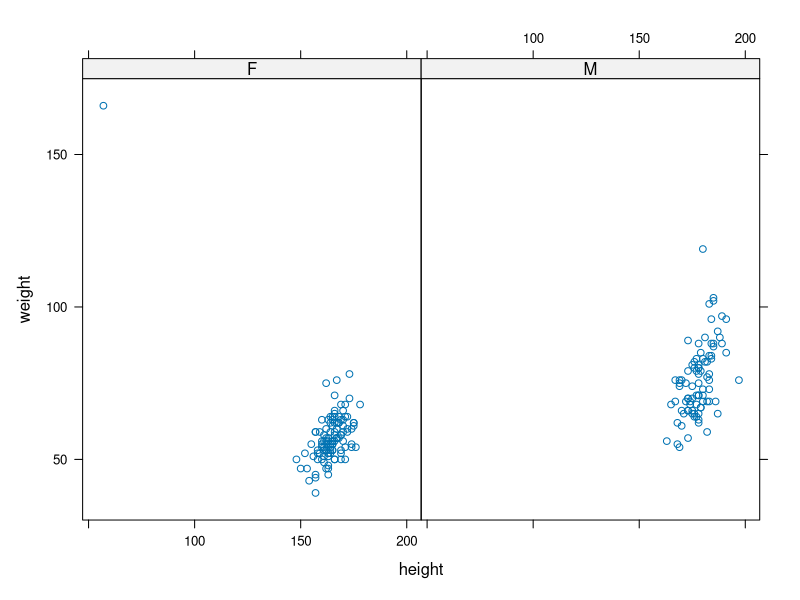
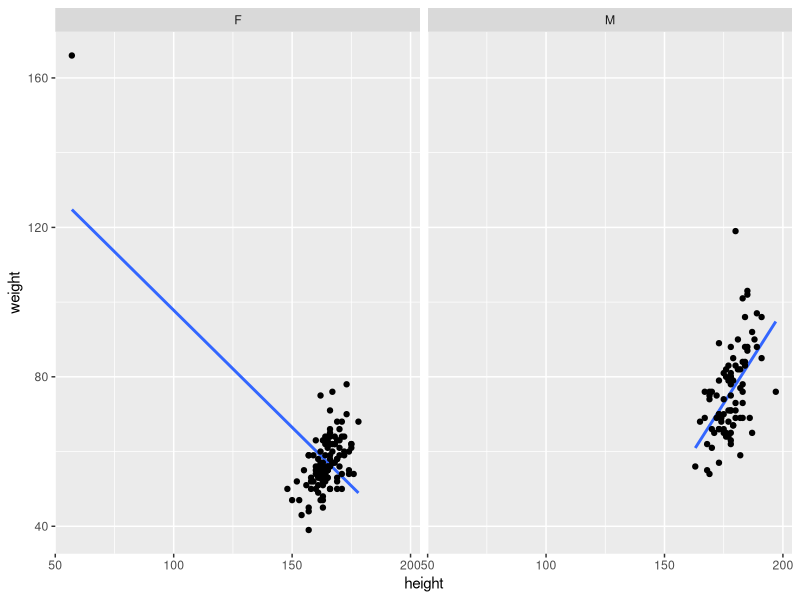
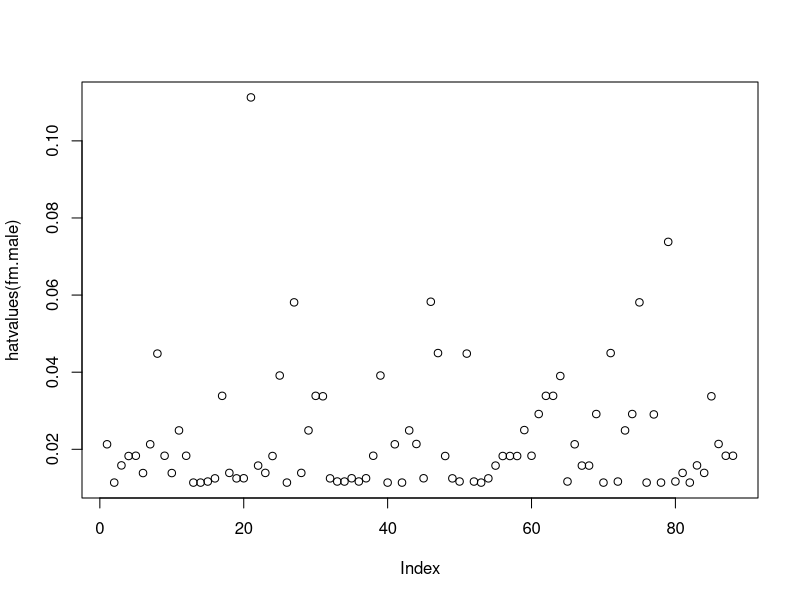
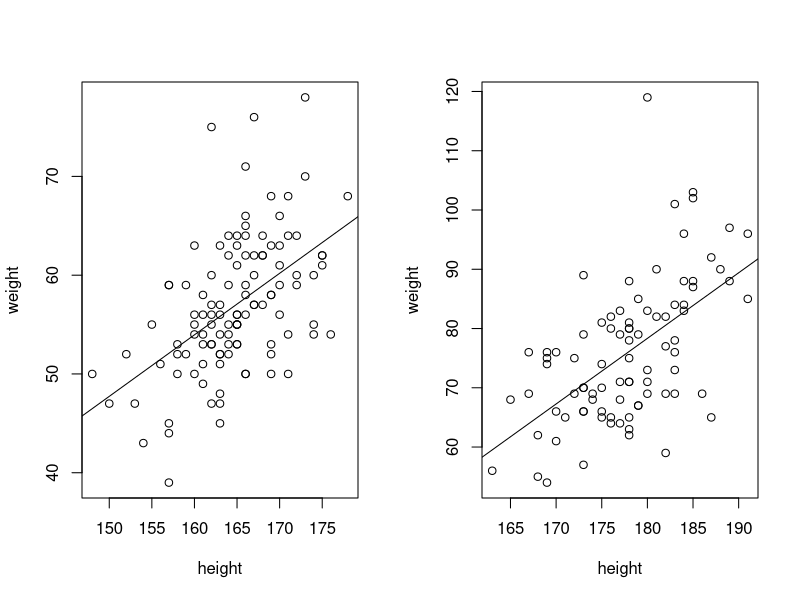
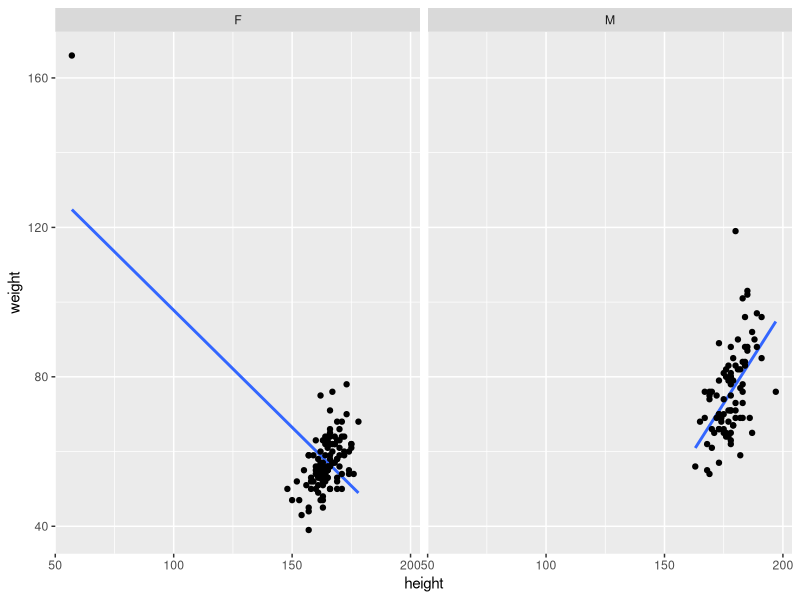
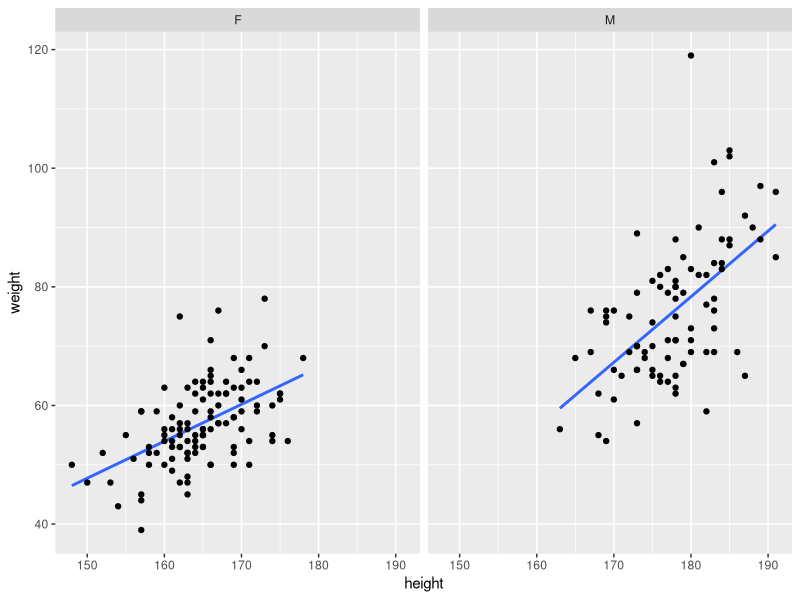

Reproduce these figures in R, in order.
hwdata <-
  data.frame(sex = c("F","F","M","F","F","F","M","F","M","F","F","M","F","M","M","M","F","F","F","M","F","M","M","F","M","F","F","M","M","M","M","F","M","M","F","F","F","M","F","M","M","M","F","M","F","M","F","F","F","M","F","F","M","M","F","F","F","M","M","F","F","F","M","M","M","M","M","M","M","M","F","F","F","M","F","F","F","M","F","M","F","F","M","M","M","M","F","F","F","M","M","F","M","F","M","F","F","F","M","F","M","F","F","F","F","M","F","F","M","M","M","M","M","M","F","F","F","M","F","M","F","F","M","M","F","F","M","F","F","M","F","F","M","M","F","F","F","M","F","M","M","M","F","F","F","F","F","F","M","M","F","M","F","F","F","F","F","M","M","F","F","M","F","F","F","F","F","F","F","M","F","F","F","M","F","M","F","F","M","M","F","F","F","M","M","F","M","F","F","M","F","F","M","M","M","F","F","F","M","M"),
             weight = c(54,54,88,51,53,68,71,56,69,57,61,84,50,89,90,83,61,62,51,97,64,66,82,66,102,60,56,79,80,80,67,43,71,76,166,52,50,65,55,83,80,76,53,59,62,70,63,47,53,76,64,52,62,62,55,58,54,85,81,50,47,47,87,74,65,119,64,85,64,71,59,58,64,65,70,58,55,66,56,55,52,57,88,84,78,103,61,57,52,69,82,54,68,75,69,64,56,45,73,52,73,59,49,63,59,68,60,55,88,67,65,69,77,69,53,62,58,101,50,78,39,54,65,70,50,76,61,52,50,75,62,53,54,90,56,54,59,79,56,96,82,69,68,62,64,56,55,50,76,81,59,76,45,71,53,54,48,79,88,47,52,66,62,53,64,57,63,55,68,96,66,60,65,63,62,69,63,78,75,56,57,63,55,83,66,44,71,55,53,68,59,51,74,92,75,59,60,56,70,57),
             height = c(163,161,184,163,162,169,178,165,174,167,175,183,160,173,181,184,165,175,156,189,166,173,181,166,185,162,163,173,178,178,179,154,180,169,57,163,166,175,165,180,176,197,161,182,175,175,160,150,169,183,164,159,168,178,165,166,174,191,175,158,153,163,185,169,187,180,177,179,176,177,157,161,171,176,173,169,165,173,170,168,158,162,178,184,178,185,170,163,164,172,176,160,165,162,167,172,165,163,183,169,180,170,161,163,157,177,172,155,189,179,178,180,182,183,158,166,169,183,171,183,157,176,171,173,166,167,170,152,169,169,164,165,169,188,166,164,172,177,161,184,182,182,171,167,168,162,174,148,170,178,164,167,157,166,165,171,163,179,185,162,163,170,168,164,165,167,169,164,178,191,170,174,166,178,168,186,170,173,178,163,168,165,162,177,175,157,178,160,162,174,166,161,175,187,172,159,167,160,173,173))
str(hwdata)

hwsubf <- subset(hwdata, sex == "F")
hwsubm <- subset(hwdata, sex == "M")

str(hwsubf)
head(hwsubf)
head(hwsubm)

hwsubf

fm.female <- lm(weight ~ height, data = hwsubf)
fm.male <- lm(weight ~ height, data = hwsubm)

slopef <- fm.female$coefficients["height"]
slopem <- fm.male$coefficients["height"]

s.female <- summary(fm.female)
s.male <- summary(fm.male)
pvalf <- s.female$coefficients["height", "Pr(>|t|)"]
pvalm <- s.male$coefficients["height", "Pr(>|t|)"]

print(c(slopef, slopem, pvalf, pvalm)) # check that these have been defined
summary(fm.female)
summary(fm.male)


library(ggplot2)
library(lattice)
xyplot(weight ~ height | sex, data = hwdata)
ggplot(data = hwdata) + facet_wrap(~sex) + geom_smooth(aes(x = height, y = weight), method = "lm", se = FALSE) + geom_point(aes(x = height, y = weight))
hatvalues(fm.female)
indexf <- which.max(hatvalues(fm.female))
indexm <- which.max(hatvalues(fm.male))
hatvalues(fm.female)[indexf]
hatvalues(fm.male)[indexm]
plot(hatvalues(fm.male))

hwsubf[indexf, ]
hwsubm[indexm, ]

indexf <- which.max(hatvalues(fm.female))
indexm <- which.max(hatvalues(fm.male))

print(c(indexf, indexm)) # check that these have been defined

indexf

hwsubf2 <- hwsubf[-indexf, ]
fm.female2 <- lm(weight ~ height, data = hwsubf2)
summary(fm.female2)

hwsubm2 <- hwsubm[-indexm, ]
fm.male2 <- lm(weight ~ height, data = hwsubm2)
summary(fm.male2)

# compute dslopef and dslopem
dslopef <- fm.female2$coefficients["height"]
dslopem <- fm.male2$coefficients["height"]

# compute dpvalf and dpvalm
s.female2 <- summary(fm.female2)
s.male2 <- summary(fm.male2)
dpvalf <- s.female2$coefficients["height", "Pr(>|t|)"]
dpvalm <- s.male2$coefficients["height", "Pr(>|t|)"]

print(c(dslopef, dslopem, dpvalf, dpvalm)) # check that these have been defined

# comparison with earlier values
print(c(slopef, slopem, pvalf, pvalm)) # check that these have been defined

par(mfrow = c(1, 2))
plot(weight ~ height, data = hwsubf2)
abline(lm(weight ~ height, data = hwsubf2))
plot(weight ~ height, data = hwsubm2)
abline(lm(weight ~ height, data = hwsubm2))

# for (s in c("M", "F")) {
#    plot(weight ~ height, data = hwdata, subset = (sex == s))
#    abline(lm(weight ~ height, data = hwdata, subset = (sex == s)))
# }
# 

ggplot(data = hwdata) + facet_wrap(~sex) + geom_smooth(aes(x = height, y = weight), method = "lm", se = FALSE) + geom_point(aes(x = height, y = weight))
ggplot(data = rbind(hwsubf2, hwsubm2)) + facet_wrap(~sex) + geom_smooth(aes(x = height, y = weight), method = "lm", se = FALSE) + geom_point(aes(x = height, y = weight))
#rbind(hwsubf2, hwsubm2)
       
